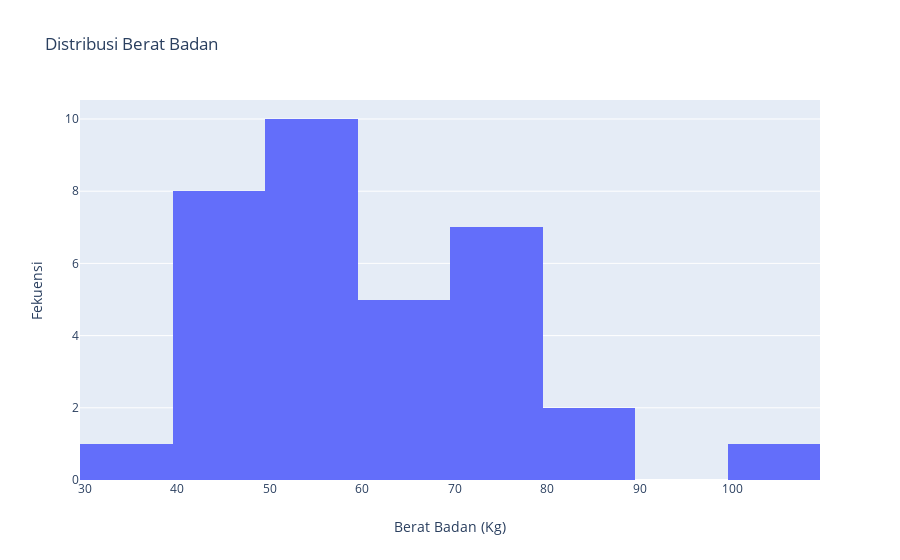

This figure's notebook cell:
### Code cell
data = [go.Histogram(
    x = df['berat']
)]

layout = go.Layout(title="Distribusi Berat Badan",
                   xaxis=dict(title='Berat Badan (Kg)'),
                   yaxis=dict(title='Fekuensi'),
#                   margin=dict(l=0), 
#                   width=500, 
#                   height=400
                  )
fig = go.Figure(data=data, layout=layout)
iplot(fig, filename='dist-berat')
# fig.write_image("image1.png")

### Figure 1 — Plotly figure (JSON) as saved in the notebook; plotly's stock layout.template omitted (floating-point values rounded to 4 significant figures)
{"data": [{"type": "histogram", "x": [71, 55, 64, 80, 56, 45, 52, 48, 85, 73, 70, 70, 61, 70, 52, 42, 38, 60, 107, 47, 55, 50, 67, 50, 41, 50, 75, 45, 45, 55, 52, 64, 44, 79]}], "layout": {"title": {"text": "Distribusi Berat Badan"}, "xaxis": {"title": {"text": "Berat Badan (Kg)"}}, "yaxis": {"title": {"text": "Fekuensi"}}}}
